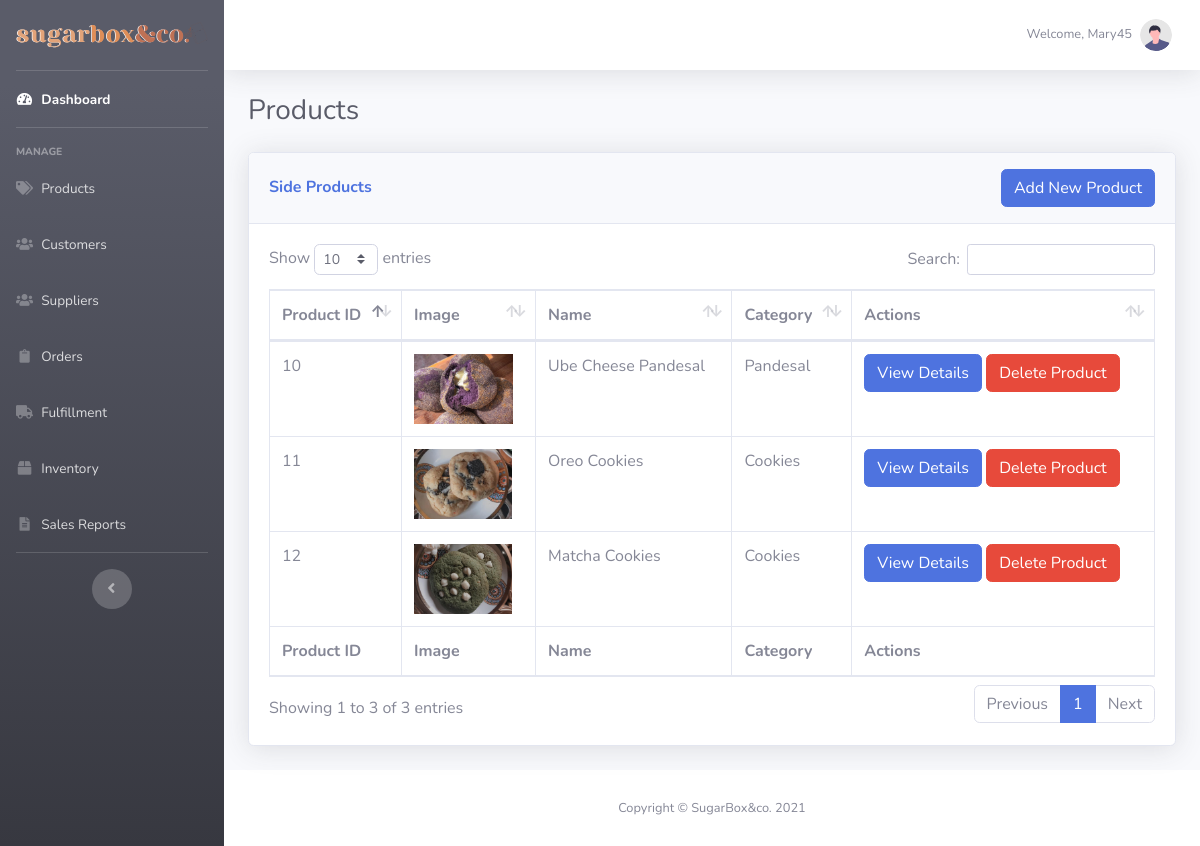
The app's page /admin-src/products.php (signed in), older data.
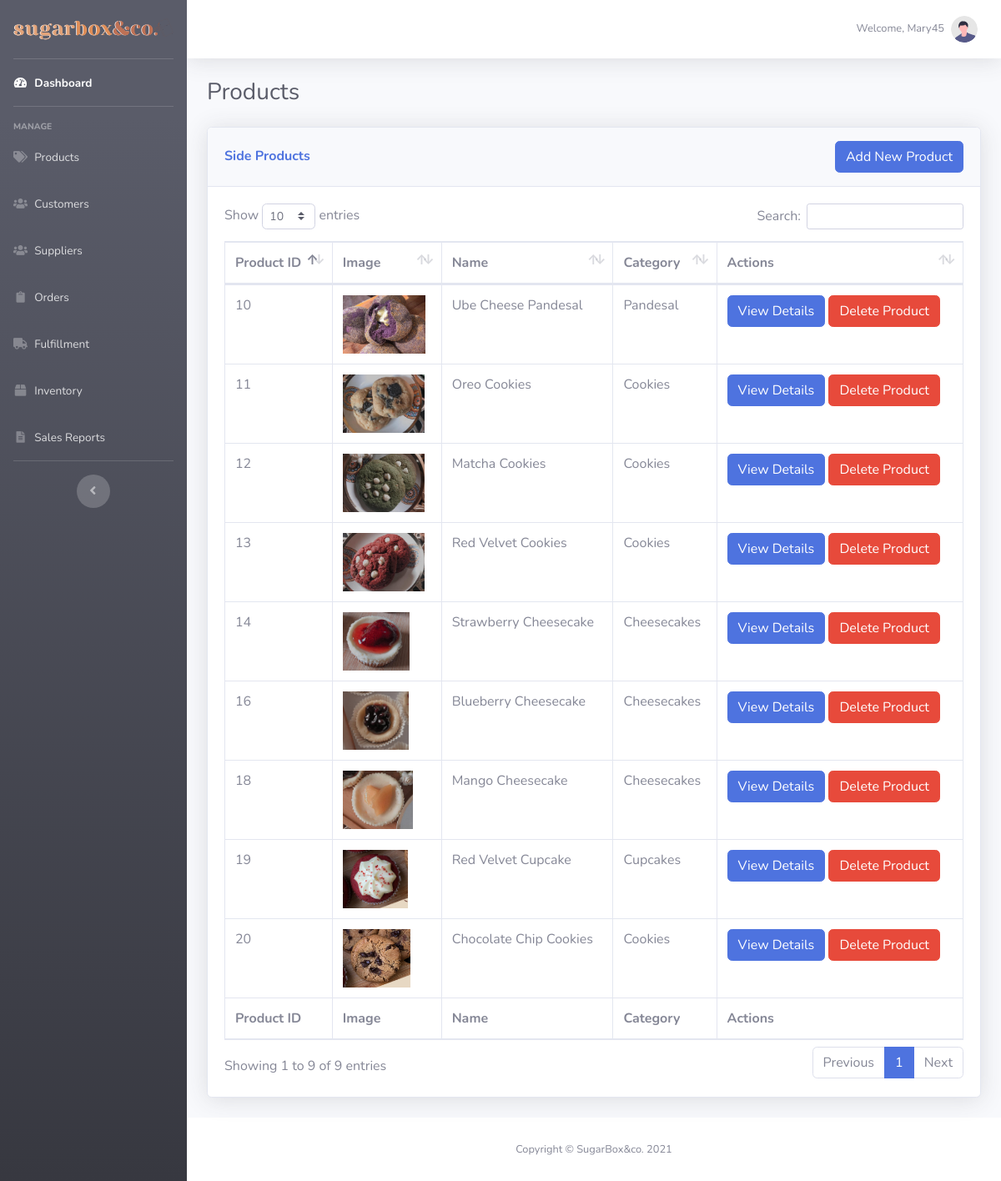
The same page, newer data.
### tables this page shows
CREATE TABLE `side_products` (
  `SideProd_ID` int(11) NOT NULL,
  `SideProd_Name` varchar(40) NOT NULL,
  `Categ_ID` int(11) NOT NULL,
  `SideProd_Desc` varchar(100) NOT NULL,
  `SideProd_Image` varchar(50) NOT NULL
);

CREATE TABLE `side_categories` (
  `Categ_ID` int(11) NOT NULL,
  `Categ_Name` varchar(40) NOT NULL
);

### admin-src/products.php (the view, shortened to what this page needs)
<?php
include 'includes/header.php';
include 'includes/sidebar.php';
include 'includes/topbar.php'
?>
<div class="container-fluid">
    <div class="d-sm-flex align-items-center justify-content-between mb-4">
        <h1 class="h3 mb-0 text-gray-800">Products</h1>
    </div>
                    <div class="card shadow mb-4">
                        <div class="card-header py-3">
                            <div class="d-sm-flex align-items-center justify-content-between">
                                <h6 class="m-0 font-weight-bold text-primary">Side Products</h6>
                                <button type="button" class="btn btn-primary" data-toggle="modal" data-target="#addProducts">
                                Add New Product
                                </button>
                            </div>
                        </div>
                        <div class="card-body">
                            <div class="table-responsive">
                            <?php
                            require '../scripts/database/DB-connect.php';
                            $prod_query = "SELECT side_products.SideProd_ID,
                                                  side_products.SideProd_Name,
                                                  side_products.SideProd_Desc,
                                                  side_products.SideProd_Image,
                                                  side_categories.Categ_Name
                                            FROM side_products
                                            INNER JOIN side_categories
                                            ON side_products.Categ_ID=side_categories.Categ_ID
                                            ORDER BY side_products.SideProd_ID ASC";
                            $prod_query_run = mysqli_query($conn, $prod_query);
                            $check_products = mysqli_num_rows($prod_query_run) > 0;
                            if($check_products)
                            {
                            ?>
                                <table class="table table-bordered" id="dataTable">
                                    <thead>
                                        <tr>
                                            <th>Product ID</th>
                                            <th>Image</th>
                                            <th>Name</th>
                                            <th>Category</th>
                                            <th>Actions</th>
                                        </tr>
                                    </thead>
                                    <tfoot>
                                        <tr>
                                        <th>Product ID</th>
                                            <th>Image</th>
                                            <th>Name</th>
                                            <th>Category</th>
                                            <th>Actions</th>
                                        </tr>
                                    </tfoot>
                                    <tbody>
                                        <?php  while($row = mysqli_fetch_assoc($prod_query_run))
                                        {   ?>
                                        <tr>
                                            <td><?php echo $row['SideProd_ID']; ?></td>
                                            <td><img class="table-image" src="../assets/<?php echo $row['SideProd_Image']; ?>" alt="<?php echo $row['SideProd_Image']; ?>"></td>
                                            <td><?php echo $row['SideProd_Name']; ?></td>
                                            <td><?php echo $row['Categ_Name']; ?></td>
                                            <td>
                                            <button class="btn btn-primary" data-toggle="modal" data-target="#DetailsModal<?php echo $row['SideProd_ID']; ?>">View Details</button>
                                            <button class="btn btn-danger">Delete Product</button>
                                            </td>
                                        </tr>
                                        <?php } ?>
                                    </tbody>
                                </table>
                        <?php
                            }
                            else
                            {  ?>
                                    <p class="text-center lead text-gray-800 my-5">No Products To Be Found</p>
                            <?php } ?>
                            </div>
                        </div>
                    </div>
</div>
<?php
include 'includes/footer.php';
include 'includes/scripts.php'
?>

### admin-src/includes/header.php (shortened to what this page needs)
<!DOCTYPE html>
<html lang="en">
<head>
    <link href="vendor/fontawesome-free/css/all.min.css" rel="stylesheet" type="text/css">
    <link href="css/sb-admin-2.css" rel="stylesheet">
    <link href="vendor/datatables/dataTables.bootstrap4.min.css" rel="stylesheet">
</head>
<body id="page-top">
    <div id="wrapper">

### admin-src/includes/sidebar.php
<ul class="navbar-nav bg-gradient-dark sidebar sidebar-dark accordion" id="accordionSidebar">
    <a class="sidebar-brand d-flex align-items-center justify-content-center" href="index.php">
        <img class="img-fluid" src="../assets/sblogo-2.svg" alt="SugarBox&co. logo" draggable="false">
    </a>
    <hr class="sidebar-divider my-0">
    <li class="nav-item active">
        <a class="nav-link" href="index.php">
            <i class="fas fa-fw fa-tachometer-alt"></i>
            <span>Dashboard</span></a>
    </li>
    <hr class="sidebar-divider">
    <div class="sidebar-heading">
        Manage
    </div>
    <li class="nav-item">
        <a class="nav-link" href="products.php">
            <i class="fas fa-fw fa-tags"></i>
            <span>Products</span></a>
    </li>
    <li class="nav-item">
        <a class="nav-link" href="#">
            <i class="fas fa-fw fa-users"></i>
            <span>Customers</span></a>
    </li>
    <li class="nav-item">
        <a class="nav-link" href="#">
            <i class="fas fa-fw fa-users"></i>
            <span>Suppliers</span></a>
    </li>
    <li class="nav-item">
        <a class="nav-link" href="#">
            <i class="fas fa-fw fa-clipboard"></i>
            <span>Orders</span></a>
    </li>
    <li class="nav-item">
        <a class="nav-link" href="#">
            <i class="fas fa-fw fa-truck"></i>
            <span>Fulfillment</span></a>
    </li>
    <li class="nav-item">
        <a class="nav-link" href="#">
            <i class="fas fa-fw fa-box"></i>
            <span>Inventory</span></a>
    </li>
    <li class="nav-item">
        <a class="nav-link" href="#">
            <i class="fas fa-fw fa-file-alt"></i>
            <span>Sales Reports</span></a>
    </li>
    <hr class="sidebar-divider d-none d-md-block">
    <div class="text-center d-none d-md-inline">
        <button class="rounded-circle border-0" id="sidebarToggle"></button>
    </div>
</ul>

### admin-src/includes/topbar.php (shortened to what this page needs)
<div id="content-wrapper" class="d-flex flex-column">
    <div id="content">
        <nav class="navbar navbar-expand navbar-light bg-white topbar mb-4 static-top shadow">
            <ul class="navbar-nav ml-auto">
                <li class="nav-item dropdown no-arrow">
                    <a class="nav-link dropdown-toggle" href="#" id="userDropdown" role="button"
                        data-toggle="dropdown" aria-haspopup="true" aria-expanded="false">
                        <span class="mr-2 d-none d-lg-inline text-gray-600 small">Welcome, <?php echo $_SESSION['user']['accUsername'] ?></span>
                        <img class="img-profile rounded-circle"
                            src="img/undraw_profile.svg">
                    </a>
                </li>
            </ul>
        </nav>

### admin-src/includes/footer.php (shortened to what this page needs)
        <footer class="sticky-footer bg-white">
            <div class="container my-auto">
                <div class="copyright text-center my-auto">
                    <span>Copyright &copy; SugarBox&co. 2021</span>
                </div>
            </div>
        </footer>
    </div>
</div>

### admin-src/includes/scripts.php (shortened to what this page needs)
</body>
</html>

### admin-src/includes/header.php (style rules this page uses)
.table-image { width: auto !important; height: 70px !important; }

Row changes from the older to the newer data that the page shows:
added side_products: SideProd_ID "13", SideProd_Image (picture), SideProd_Name "Red Velvet Cookies", Categ_ID.Categ_Name "Cookies"
added side_products: SideProd_ID "14", SideProd_Image (picture), SideProd_Name "Strawberry Cheesecake", Categ_ID.Categ_Name "Cheesecakes"
added side_products: SideProd_ID "16", SideProd_Image (picture), SideProd_Name "Blueberry Cheesecake", Categ_ID.Categ_Name "Cheesecakes"
added side_products: SideProd_ID "18", SideProd_Image (picture), SideProd_Name "Mango Cheesecake", Categ_ID.Categ_Name "Cheesecakes"
added side_products: SideProd_ID "19", SideProd_Image (picture), SideProd_Name "Red Velvet Cupcake", Categ_ID.Categ_Name "Cupcakes"
added side_products: SideProd_ID "20", SideProd_Image (picture), SideProd_Name "Chocolate Chip Cookies", Categ_ID.Categ_Name "Cookies"
Text that changed along with them:
text written by a page script: "Show entries Search: Showing 1 to 3 of 3 entries Previous 1 Next" → "Show entries Search: Showing 1 to 9 of 9 entries Previous 1 Next"
